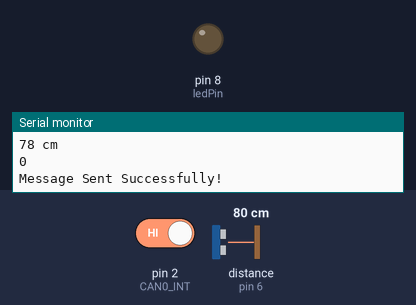
Simulated run of this sketch. Board: Arduino Uno, built with avr-gcc and run on an emulated ATmega328P. Parts: output pins drawn as LEDs (lit = HIGH), the last lines printed to the serial monitor. Wiring (inferred from the names in the program): ultrasonic range finder: trigger pin 7; echo pin 6. Inputs (shaded band) come from the test bench; at power-on: pin 2 (CAN0_INT) HIGH, distance to the obstacle (sensor on pin 6) 80 cm. The echo pulse lasts 58.3 µs per cm; pins used as bus, display or sensor lines are not drawn.

Above: at 1.8 s.
1.9 s: pin 2 (CAN0_INT) driven LOW
At 3.3 s:
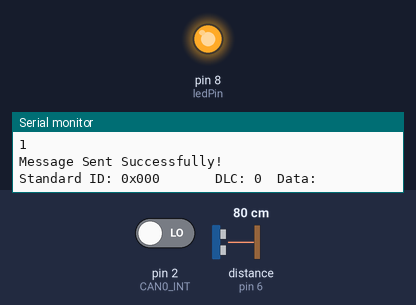
Timing chart, 0 to 4.9 s (numbered marks = the images above; inputs shaded):
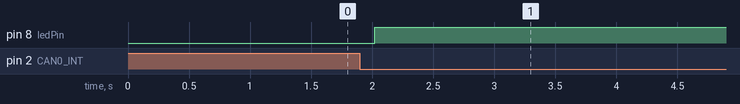

The sketch:

ECU.ino
```cpp
//*******ECU**********
//
//Author: Li Yi
//Date: 02/15/2020
//Description:
//The code receives reading from Ultrasonic Sensor, and converts to distance in centimeter unit.
//Tt uses CAN BUS library to transmit distance data to IP_CAN_Gateway.
//Through CAN, it receives LED command from IP_CAN_Gateway to turn on/off LED light which is Pin 8.


#include <mcp_can.h>
#include <SPI.h>

int trigPin = 7;
int echoPin = 6;
int ledPin = 8;
int distance; // centermeter (cm)
long duration;
int ledValue;


MCP_CAN CAN0(10); // set MCP's CS pin to 10
#define CAN0_INT 2 // set INT to pin 2

long unsigned rxId;
unsigned char len = 0;
unsigned char rxBuf[4];
char msgString[128];        // array to store serial string


void setup() {

  Serial.begin(9600);
  pinMode(trigPin, OUTPUT);
  pinMode(echoPin, INPUT);
  pinMode(CAN0_INT, INPUT);
  pinMode(ledPin, OUTPUT);
  // Initialize MCP2515 running at 8MHz with a baudrate of 500kb/s and the masks and filters disabled.
  if(CAN0.begin(MCP_ANY, CAN_500KBPS, MCP_8MHZ) == CAN_OK)
      Serial.println("MCP2515 Initialized Successfully!");
  else
      Serial.println("Error Initializing MCP2515...");

  CAN0.setMode(MCP_NORMAL);   // Change to normal mode to allow messages to be transmitted

}

unsigned char stmp[5];

void loop() {

  ledValue = digitalRead(ledPin);
  // clearing trigpin
  digitalWrite(trigPin, LOW);
  delayMicroseconds(2);

  digitalWrite(trigPin, HIGH);
  delayMicroseconds(10);
  digitalWrite(trigPin, LOW);

  duration = pulseIn(echoPin, HIGH);
  distance = duration*0.034/2;

  Serial.print(distance);
  Serial.println(" cm");
  Serial.println(ledValue);

  // converting distance(int) into byte array
  // unsigned char stmp[8];
  stmp[0] = (int)((distance >> 24) & 0xFF);
  stmp[1] = (int)((distance >> 16) & 0xFF);
  stmp[2] = (int)((distance >> 8) & 0XFF);
  stmp[3] = (int)((distance & 0XFF));
  stmp[4] = (int)(ledValue);
  byte sndStat = CAN0.sendMsgBuf(0x100, 0, 5, stmp);
  if(sndStat == CAN_OK){
    Serial.println("Message Sent Successfully!");
  } else {
    Serial.println("Error Sending Message...");
  }

  if(!digitalRead(CAN0_INT)) {              // read recieve buffer if CAN0_INT is low
    CAN0.readMsgBuf(&rxId, &len, rxBuf);    // read data: len = data length, buf = # data byte(s)

    if(rxBuf[0] == 0x00){
      digitalWrite(ledPin, HIGH);
      }
    else{
      digitalWrite(ledPin, LOW);
      }

    if ((rxId & 0x80000000) == 0x80000000) {  // determine if ID is standard (11 bits) or extended (29 bits)
      sprintf(msgString, "Extended ID: 0x%.8lX  DLC: %1d  Data:", (rxId & 0x1FFFFFFF), len);
    } else {
      sprintf(msgString, "Standard ID: 0x%.3lX       DLC: %1d  Data:", rxId, len);
    }

    Serial.print(msgString);

    if((rxId & 0x40000000) == 0x40000000){    // Determine if message is a remote request frame.
      sprintf(msgString, " REMOTE REQUEST FRAME");
      Serial.print(msgString);
    } else {
      for(byte i = 0; i<len; i++){
        sprintf(msgString, " 0x%.2X", rxBuf[i]);
        Serial.print(msgString);
      }
    }
    Serial.println();
  }
  delay(1000);   // send data per 1000ms
}
```

Measured:
- after the input at 1.9 s, pin 8 (ledPin): LOW → HIGH after 0.12 s
